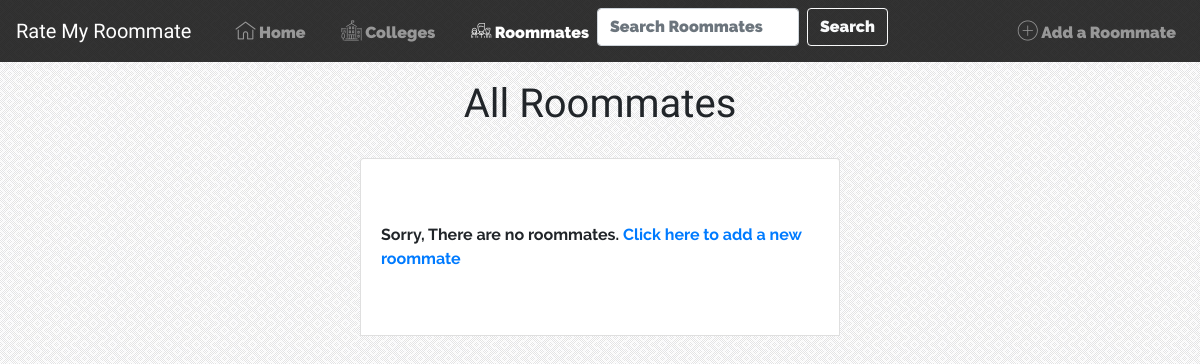
The page /all-roommates/ on the database as committed earlier.
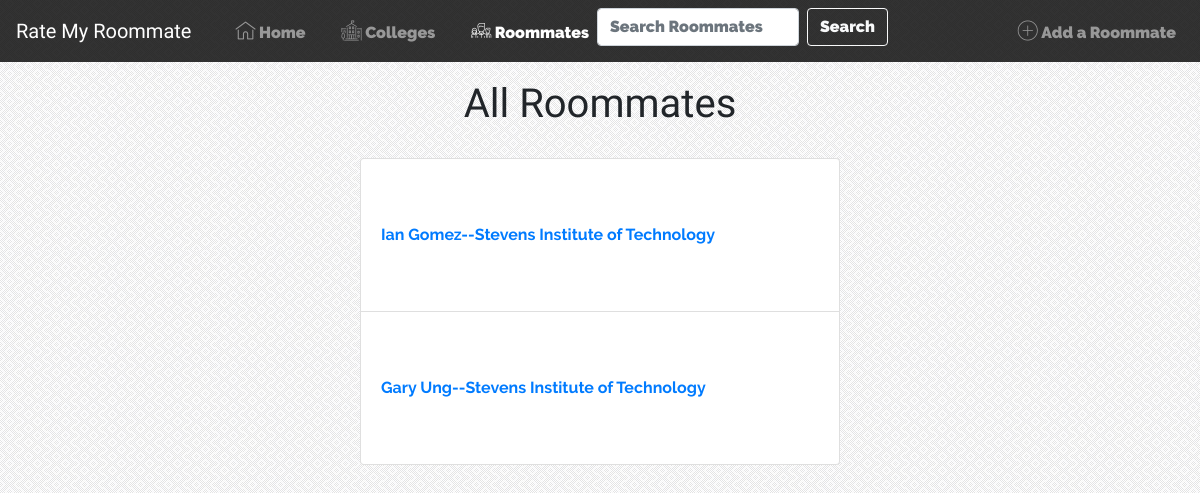
The same page on the database as committed later.
### roomaterating/models.py (models this page shows)
class Roomate(models.Model):
    college = models.ForeignKey(College, on_delete=models.CASCADE)
    first_name = models.CharField(max_length=30, validators=[RegexValidator(regex='^[A-Za-z\s]*$',
                                                                           message="Please enter a first name "
                                                                                   "(No numbers or special characters)",
                                                                           code="invalid_college")])
    last_name = models.CharField(max_length=30, validators=[RegexValidator(regex='^[A-Za-z]*$',
                                                                           message="Please enter a last name "
                                                                                   "(No numbers, special characters or spaces)",
                                                                           code="invalid_college")])
    student_id = models.CharField(blank= False, max_length = 30, validators=[RegexValidator(regex='^[A-Za-z0-9]*$',
                                                                           message="Please enter a Student ID "
                                                                                   "(No special characters or spaces)",
                                                                           code="invalid_college")])
    class Meta:
        unique_together = ('last_name', 'first_name','college', 'student_id')
    @property
    def full_name(self):
        return self.first_name + " " + self.last_name
    def __str__(self):
        return self.full_name

class College(models.Model):
    campus = models.CharField(max_length=50,)
    website_link = models.CharField(max_length=200)
    class Meta:
        unique_together = ('campus', 'website_link',)
    def __str__(self):
        return self.campus

### roomaterating/views.py (the view)
# urls.py: url(r'^all-roommates/$', views.RoomateView.as_view(), name="roomates"),
class RoomateView(ListView):
    template_name = "roomaterating/roommateview.html"
    context_object_name = "roommates"
    paginate_by = 5
    def get_queryset(self):
        return Roomate.objects.all().order_by('last_name')

### roomaterating/templates/roomaterating/roommateview.html (shortened to what this page needs)
{% extends 'roomaterating/base.html' %}
{% block Roommates %} active {% endblock %}
{% block body %}
{% if campus %}
<a href="{{campus.website_link}}"><h1 class="roommatetitle">{{campus}}</h1></a>
{% else %}
<h1 class = "roommatetitle">All Roommates</h1>
{% endif %}
 <ul class="list-group">
   {% if roommates %}
{% for roommate in roommates %}
   <li class="list-group-item"><a href="{% url 'roomaterating:viewroommate'  roommate.pk %}">{{roommate|title}}--{{roommate.college}}</a></li>
{% endfor %}
 </ul>
  {% else %}
  <li class ="list-group-item">Sorry, There are no roommates. <a href="{% url 'roomaterating:add-roommate' %}">Click here to add a new roommate</li>
   {% endif %}
{% endblock %}

Rows that differ between the two databases and show on the page:
added Roomate: first_name+last_name "Ian Gomez", college "Stevens Institute of Technology"
added Roomate: first_name+last_name "Gary Ung", college "Stevens Institute of Technology"
Other text that changed with them:
text no longer shown: "Sorry, There are no roommates. Click here to add a new roommate"
